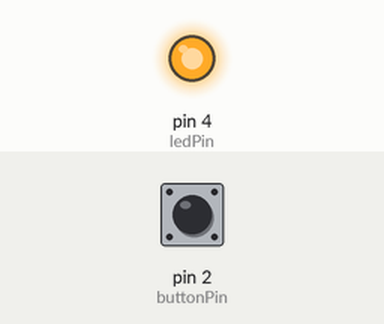
The sketch below on a simulated Arduino Uno, built with avr-gcc and run on an emulated ATmega328P. On the bench: output pins drawn as LEDs (lit = HIGH). The inputs (shaded band) are chosen by the test bench; at power-on: pin 2 (buttonPin) HIGH. What the sketch prints to the serial monitor is not drawn.

Above: at 1.2 s.
1.3 s: pin 2 (buttonPin) pulled LOW for 0.15 s
At 1.37 s:
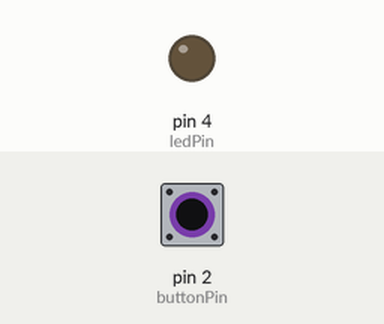
2.9 s: pin 2 (buttonPin) pulled LOW for 3.2 s
At 7.5 s:
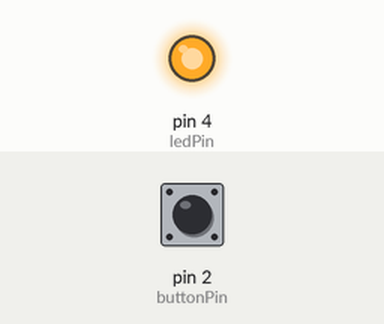
Timing chart, 0 to 9.0 s (numbered marks = the images above; inputs shaded):
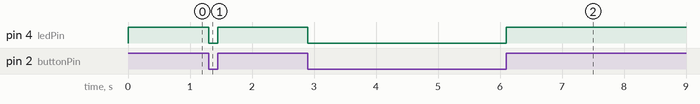

Measured:
- after the input at 1.3 s, pin 4 (ledPin): HIGH → LOW at once, → HIGH 0.15 s later
- after the input at 2.9 s, pin 4 (ledPin): HIGH → LOW at once, → HIGH 3.2 s later

The sketch:

START-STOP_TEST.ino
```cpp
//Start-stop Test with LED

const int buttonPin = 2;     // the number of the pushbutton pin
const int ledPin =  4;

int ledState = HIGH;         // the current state of the output pin
int buttonState = 0;         // variable for reading the pushbutton status// the current reading from the input pin
int lastButtonState = LOW;   // the previous reading from the input pin

void setup() {
  pinMode(buttonPin,INPUT_PULLUP);
  pinMode(ledPin, OUTPUT);
  Serial.begin(9600);
  Serial.println("Start-Stop Test");

}

void loop() {
   // read the state of the pushbutton value:
  buttonState = digitalRead(buttonPin);

  // check if the pushbutton is pressed. If it is, the buttonState is HIGH:
  if (buttonState == HIGH) {
    // turn LED on:
    digitalWrite(ledPin, HIGH);
  } else {
    // turn LED off:
    digitalWrite(ledPin, LOW);
  }

}
```
